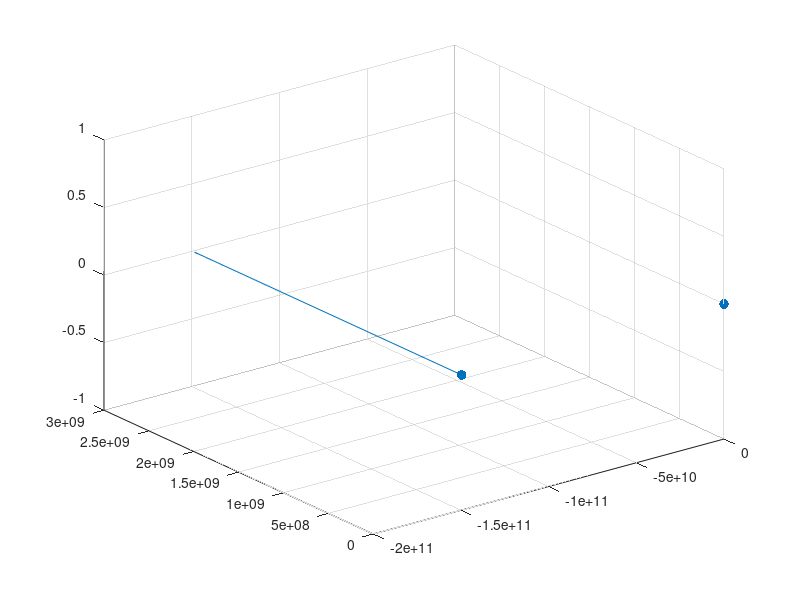

The MATLAB source for this figure: (Note: this script raises an error after producing the figure.)
%% Setting up parameters
clear;clc
G = 6.674*10^-11;
n = 10;
spread = 5;
%G = 1;
dt = 100000;
% Initial masses
% m_1 = 1/G;
% m_2 = 1/G;
% m_3 = 1/G;
m_1 = 1.989e+30;
m_2 = 5.97219e+24;
m = [m_1;m_2];
%m = (exp(rand(n,1).*3)).*1/G;
% Initial Positions
% r_1 = [0.97000436 -0.24308753 0];
% r_2 = -r_1;
% r_3 = [0 0 0];
r_1 = [0 0 0];
r_2 = [-1.496e+11 0 0];
r = [r_1;r_2];
%r = rand(n,3).*spread-spread/2;
% Initial Velocities
% rdot_1 = [0.93240737/2 0.86473146/2 0];
% rdot_2 = [0.93240737/2 0.86473146/2 0];
% rdot_3 = [-0.93240737 -0.86473146 0];
rdot_1 = [0 0 0];
rdot_2 = [0 29780 0];
rdot = [rdot_1;rdot_2];
%rdot = rand(n,3).*2-1;
%% Setting up spacial plot
trl = quiver3(r(:,1),r(:,2),r(:,3),...
    dt.*rdot(:,1),dt.*rdot(:,2),dt.*rdot(:,3),0);
hold on
s = scatter3(r(:,1),r(:,2),r(:,3),50,'filled');
trl.ShowArrowHead = 'off';
%trl.LineStyle = 'none';
%trl.Marker = '.';
%trl.MarkerSize = 5;

ax = gca;
axis equal
ax.Clipping = 'off';
ax.Box = 'off';
axis([-1.496e+11 1.496e+11 -1.496e+11 1.496e+11 -1.496e+11 1.496e+11])
camproj('perspective')
cameratoolbar('SetMode','orbit')
%% Simulation Loop
rold = r;
rdotold = rdot;
tic
while true
    r2dot = zeros(size(r,1),size(r,2));
    for i = 1:size(r,1)
        for j = 1:size(r,1)
            if j == i
            else
                r2dot(i,:) = r2dot(i,:) + (G*m(j).*(r(j,:)-r(i,:)))/(norm(r(j,:)-r(i,:))^3);
            end
        end
    end
    rdot = rdot + dt.*r2dot;
    r = r + dt.*rdot;
    %mold = cat(1,mold,m);
    
    rold = cat(1,rold,r);
    rdotold = cat(1,rdotold,rdot);
    if(size(rold,1) > size(r,1)*round(1/dt))
        rold = rold((end-size(r,1)*round(1/dt)):end,:);
        rdotold = rdotold((end-size(r,1)*round(1/dt)):end,:);
    end
%    rold(ones(size(rold,1),size(rold,2)).*(1:size(rold,1))' + round(1/dt) < 0) = [];
%    rdotold(ones(size(rold,1),size(rold,2)).*(1:size(rold,1))' + round(1/dt) < 0) = [];
    trl.XData = rold(:,1);
    trl.YData = rold(:,2);
    trl.ZData = rold(:,3);
    
    trl.UData = -dt.*rdotold(:,1);
    trl.VData = -dt.*rdotold(:,2);
    trl.WData = -dt.*rdotold(:,3);
    
    s.XData = r(:,1);
    s.YData = r(:,2);
    s.ZData = r(:,3);
    calcTime=toc;
    drawnow
    %pause(max(dt-calcTime,0))
    tic
end
